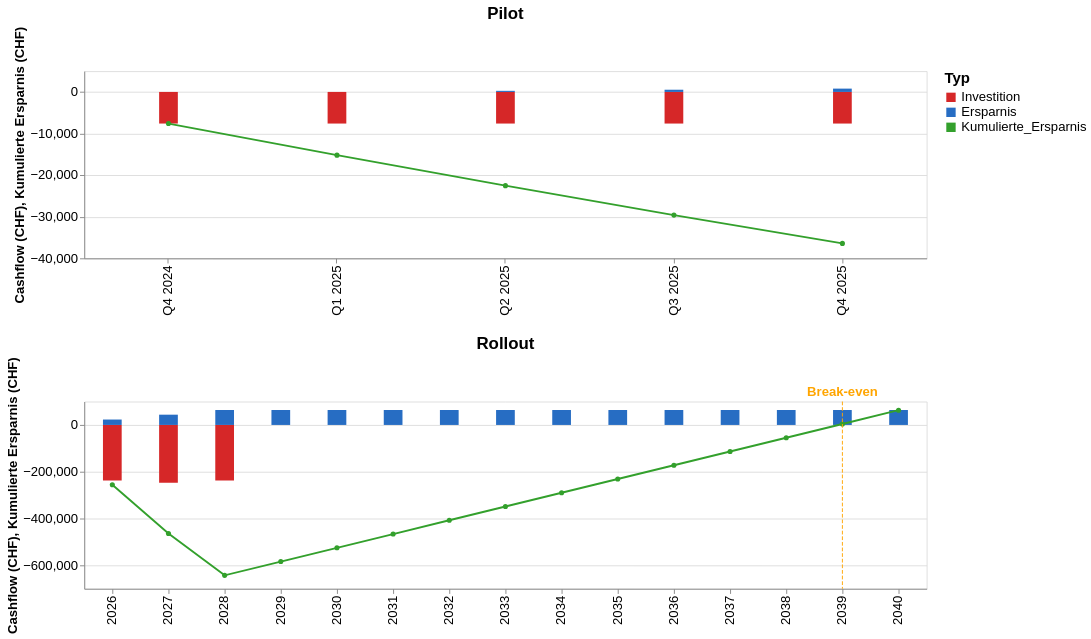

Notebook code cell kept with this figure:
### Markdown cell above
## Visualisierung

### Code cell
import pandas as pd
import altair as alt

# ———————————————————————————————————————————
# Konfigurierbare Formatparameter (minimalinvasiv)
# ———————————————————————————————————————————
TITLE_FONT_SIZE        = 18
AXIS_TITLE_FONT_SIZE   = 14
AXIS_LABEL_FONT_SIZE   = 14
LEGEND_TITLE_FONT_SIZE = 16
LEGEND_LABEL_FONT_SIZE = 14
BREAKEVEN_LABEL_FONT_SIZE = 14
EXPORT_SCALE_FACTOR    = 2   # für ca. 150 DPI beim Export

# ———————————————————————————————————————————
# 1) Ausgangsdaten: df_gesamt muss enthalten:
#    'Phase','Periode','Investition','Ersparnis','Kumulierte_Ersparnis'
# ———————————————————————————————————————————

# quartale_pilot = ["Pilot Q1","Pilot Q2","Pilot Q3","Pilot Q4","Pilot Q5"]
jahre_rollout  = [p for p in df_gesamt["Periode"] if p.startswith("20")]
perioden_order = quartale_pilot + jahre_rollout

df_gesamt["Periode"] = pd.Categorical(
    df_gesamt["Periode"],
    categories=perioden_order,
    ordered=True
)

df_long = df_gesamt.melt(
    id_vars=["Phase","Periode"],
    value_vars=["Investition","Ersparnis"],
    var_name="Typ", value_name="Betrag"
)
df_long["Plot"] = df_long.apply(
    lambda r: -r.Betrag if r.Typ=="Investition" else r.Betrag,
    axis=1
)

color_scale = alt.Scale(
    domain=["Investition","Ersparnis","Kumulierte_Ersparnis"],
    range=["#D62728","#276DC3","#33A02C"]
)

def phase_chart(phase_name):
    sub_long = df_long[df_long["Phase"]==phase_name]
    sub_df   = df_gesamt[df_gesamt["Phase"]==phase_name]

    bars = alt.Chart(sub_long).mark_bar(size=20).encode(
        x=alt.X("Periode:N", sort=perioden_order, title=None),
        y=alt.Y("Plot:Q", title="Cashflow (CHF)"),
        y2=alt.value(0),
        color=alt.Color("Typ:N", scale=color_scale, title="Typ")
    )

    line = alt.Chart(sub_df).mark_line(point=True).encode(
        x=alt.X("Periode:N", sort=perioden_order),
        y=alt.Y("Kumulierte_Ersparnis:Q", title="Kumulierte Ersparnis (CHF)"),
        color=alt.Color(value="#33A02C")
    )

    elems = [bars, line]
    if phase_name=="Rollout":
        idx_be = (sub_df["Kumulierte_Ersparnis"] >= 0).idxmax()
        be_per = sub_df.loc[idx_be, "Periode"]
        vline = alt.Chart(pd.DataFrame({"Periode":[be_per]})).mark_rule(
            color="orange", strokeDash=[4,2]
        ).encode(x=alt.X("Periode:N", sort=perioden_order))
        vtext = alt.Chart(pd.DataFrame({"Periode":[be_per]})).mark_text(
            text="Break-even", color="orange", dy=-10, fontWeight="bold", fontSize=BREAKEVEN_LABEL_FONT_SIZE
        ).encode(
            x=alt.X("Periode:N", sort=perioden_order),
            y=alt.value(0)
        )
        elems += [vline, vtext]

    return alt.layer(*elems).properties(
        width=900, height=200, title=phase_name
    )

# 2 Charts erzeugen
chart_pilot   = phase_chart("Pilot")
chart_rollout = phase_chart("Rollout")

# 3 Vertical Concat mit unabhängigen Y-Achsen und formatierte Achsen/Titel
final = alt.vconcat(
    chart_pilot,
    chart_rollout
).resolve_scale(y="independent") \
 .configure_title(fontSize=TITLE_FONT_SIZE, anchor='middle') \
 .configure_axis(titleFontSize=AXIS_TITLE_FONT_SIZE, labelFontSize=AXIS_LABEL_FONT_SIZE) \
 .configure_legend(titleFontSize=LEGEND_TITLE_FONT_SIZE, labelFontSize=LEGEND_LABEL_FONT_SIZE)

# Darstellung
final.display()

# Zum Export als PNG mit ~150 DPI:
# final.save('chart.png', scale=EXPORT_SCALE_FACTOR)

### Figure 1 — Vega-Lite specification as saved in the notebook (floating-point values rounded to 4 significant figures)
{"config": {"view": {"continuousWidth": 300, "continuousHeight": 300}, "axis": {"labelFontSize": 14, "titleFontSize": 14}, "legend": {"labelFontSize": 14, "titleFontSize": 16}, "title": {"anchor": "middle", "fontSize": 18}}, "vconcat": [{"layer": [{"data": {"name": "data-661b2145c5b3f4409b2c8ad9de2f602f"}, "mark": {"type": "bar", "size": 20}, "encoding": {"color": {"field": "Typ", "scale": {"domain": ["Investition", "Ersparnis", "Kumulierte_Ersparnis"], "range": ["#D62728", "#276DC3", "#33A02C"]}, "title": "Typ", "type": "nominal"}, "x": {"field": "Periode", "sort": ["Q4 2024", "Q1 2025", "Q2 2025", "Q3 2025", "Q4 2025", "2026", "2027", "2028", "2029", "2030", "2031", "2032", "2033", "2034", "2035", "2036", "2037", "2038", "2039", "2040"], "title": null, "type": "nominal"}, "y": {"field": "Plot", "title": "Cashflow (CHF)", "type": "quantitative"}, "y2": {"value": 0}}}, {"data": {"name": "data-b818234ccb02f4aa3da99835d9de5769"}, "mark": {"type": "line", "point": true}, "encoding": {"color": {"value": "#33A02C"}, "x": {"field": "Periode", "sort": ["Q4 2024", "Q1 2025", "Q2 2025", "Q3 2025", "Q4 2025", "2026", "2027", "2028", "2029", "2030", "2031", "2032", "2033", "2034", "2035", "2036", "2037", "2038", "2039", "2040"], "type": "nominal"}, "y": {"field": "Kumulierte_Ersparnis", "title": "Kumulierte Ersparnis (CHF)", "type": "quantitative"}}}], "height": 200, "title": "Pilot", "width": 900}, {"layer": [{"data": {"name": "data-d53ff002653594d92492abe92c47dc3b"}, "mark": {"type": "bar", "size": 20}, "encoding": {"color": {"field": "Typ", "scale": {"domain": ["Investition", "Ersparnis", "Kumulierte_Ersparnis"], "range": ["#D62728", "#276DC3", "#33A02C"]}, "title": "Typ", "type": "nominal"}, "x": {"field": "Periode", "sort": ["Q4 2024", "Q1 2025", "Q2 2025", "Q3 2025", "Q4 2025", "2026", "2027", "2028", "2029", "2030", "2031", "2032", "2033", "2034", "2035", "2036", "2037", "2038", "2039", "2040"], "title": null, "type": "nominal"}, "y": {"field": "Plot", "title": "Cashflow (CHF)", "type": "quantitative"}, "y2": {"value": 0}}}, {"data": {"name": "data-889af91367b04cc822acd31712d1fe5b"}, "mark": {"type": "line", "point": true}, "encoding": {"color": {"value": "#33A02C"}, "x": {"field": "Periode", "sort": ["Q4 2024", "Q1 2025", "Q2 2025", "Q3 2025", "Q4 2025", "2026", "2027", "2028", "2029", "2030", "2031", "2032", "2033", "2034", "2035", "2036", "2037", "2038", "2039", "2040"], "type": "nominal"}, "y": {"field": "Kumulierte_Ersparnis", "title": "Kumulierte Ersparnis (CHF)", "type": "quantitative"}}}, {"data": {"name": "data-c0e62c824899a60c12cea055ed17d850"}, "mark": {"type": "rule", "color": "orange", "strokeDash": [4, 2]}, "encoding": {"x": {"field": "Periode", "sort": ["Q4 2024", "Q1 2025", "Q2 2025", "Q3 2025", "Q4 2025", "2026", "2027", "2028", "2029", "2030", "2031", "2032", "2033", "2034", "2035", "2036", "2037", "2038", "2039", "2040"], "type": "nominal"}}}, {"data": {"name": "data-c0e62c824899a60c12cea055ed17d850"}, "mark": {"type": "text", "color": "orange", "dy": -10, "fontSize": 14, "fontWeight": "bold", "text": "Break-even"}, "encoding": {"x": {"field": "Periode", "sort": ["Q4 2024", "Q1 2025", "Q2 2025", "Q3 2025", "Q4 2025", "2026", "2027", "2028", "2029", "2030", "2031", "2032", "2033", "2034", "2035", "2036", "2037", "2038", "2039", "2040"], "type": "nominal"}, "y": {"value": 0}}}], "height": 200, "title": "Rollout", "width": 900}], "resolve": {"scale": {"y": "independent"}}, "$schema": "https://vega.github.io/schema/vega-lite/v5.20.1.json", "datasets": {"data-661b2145c5b3f4409b2c8ad9de2f602f": [{"Phase": "Pilot", "Periode": "Q4 2024", "Typ": "Investition", "Betrag": 7600.0, "Plot": -7600.0}, {"Phase": "Pilot", "Periode": "Q1 2025", "Typ": "Investition", "Betrag": 7600.0, "Plot": -7600.0}, {"Phase": "Pilot", "Periode": "Q2 2025", "Typ": "Investition", "Betrag": 7600.0, "Plot": -7600.0}, {"Phase": "Pilot", "Periode": "Q3 2025", "Typ": "Investition", "Betrag": 7600.0, "Plot": -7600.0}, {"Phase": "Pilot", "Periode": "Q4 2025", "Typ": "Investition", "Betrag": 7600.0, "Plot": -7600.0}, {"Phase": "Pilot", "Periode": "Q4 2024", "Typ": "Ersparnis", "Betrag": 0.0, "Plot": 0.0}, {"Phase": "Pilot", "Periode": "Q1 2025", "Typ": "Ersparnis", "Betrag": 0.0, "Plot": 0.0}, {"Phase": "Pilot", "Periode": "Q2 2025", "Typ": "Ersparnis", "Betrag": 265.8, "Plot": 265.8}, {"Phase": "Pilot", "Periode": "Q3 2025", "Typ": "Ersparnis", "Betrag": 531.6, "Plot": 531.6}, {"Phase": "Pilot", "Periode": "Q4 2025", "Typ": "Ersparnis", "Betrag": 797.5, "Plot": 797.5}], "data-b818234ccb02f4aa3da99835d9de5769": [{"Phase": "Pilot", "Periode": "Q4 2024", "Investition": 7600.0, "Ersparnis": 0.0, "Kumulierte_Ersparnis": -7600.0}, {"Phase": "Pilot", "Periode": "Q1 2025", "Investition": 7600.0, "Ersparnis": 0.0, "Kumulierte_Ersparnis": -15200.0}, {"Phase": "Pilot", "Periode": "Q2 2025", "Investition": 7600.0, "Ersparnis": 265.8, "Kumulierte_Ersparnis": -22530.0}, {"Phase": "Pilot", "Periode": "Q3 2025", "Investition": 7600.0, "Ersparnis": 531.6, "Kumulierte_Ersparnis": -29600.0}, {"Phase": "Pilot", "Periode": "Q4 2025", "Investition": 7600.0, "Ersparnis": 797.5, "Kumulierte_Ersparnis": -36410.0}], "data-d53ff002653594d92492abe92c47dc3b": [{"Phase": "Rollout", "Periode": "2026", "Typ": "Investition", "Betrag": 237500.0, "Plot": -237500.0}, {"Phase": "Rollout", "Periode": "2027", "Typ": "Investition", "Betrag": 247000.0, "Plot": -247000.0}, {"Phase": "Rollout", "Periode": "2028", "Typ": "Investition", "Betrag": 237500.0, "Plot": -237500.0}, {"Phase": "Rollout", "Periode": "2029", "Typ": "Investition", "Betrag": 0.0, "Plot": -0.0}, {"Phase": "Rollout", "Periode": "2030", "Typ": "Investition", "Betrag": 0.0, "Plot": -0.0}, {"Phase": "Rollout", "Periode": "2031", "Typ": "Investition", "Betrag": 0.0, "Plot": -0.0}, {"Phase": "Rollout", "Periode": "2032", "Typ": "Investition", "Betrag": 0.0, "Plot": -0.0}, {"Phase": "Rollout", "Periode": "2033", "Typ": "Investition", "Betrag": 0.0, "Plot": -0.0}, {"Phase": "Rollout", "Periode": "2034", "Typ": "Investition", "Betrag": 0.0, "Plot": -0.0}, {"Phase": "Rollout", "Periode": "2035", "Typ": "Investition", "Betrag": 0.0, "Plot": -0.0}, {"Phase": "Rollout", "Periode": "2036", "Typ": "Investition", "Betrag": 0.0, "Plot": -0.0}, {"Phase": "Rollout", "Periode": "2037", "Typ": "Investition", "Betrag": 0.0, "Plot": -0.0}, {"Phase": "Rollout", "Periode": "2038", "Typ": "Investition", "Betrag": 0.0, "Plot": -0.0}, {"Phase": "Rollout", "Periode": "2039", "Typ": "Investition", "Betrag": 0.0, "Plot": -0.0}, {"Phase": "Rollout", "Periode": "2040", "Typ": "Investition", "Betrag": 0.0, "Plot": -0.0}, {"Phase": "Rollout", "Periode": "2026", "Typ": "Ersparnis", "Betrag": 23130.0, "Plot": 23130.0}, {"Phase": "Rollout", "Periode": "2027", "Typ": "Ersparnis", "Betrag": 43860.0, "Plot": 43860.0}, {"Phase": "Rollout", "Periode": "2028", "Typ": "Ersparnis", "Betrag": 63800.0, "Plot": 63800.0}, {"Phase": "Rollout", "Periode": "2029", "Typ": "Ersparnis", "Betrag": 63800.0, "Plot": 63800.0}, {"Phase": "Rollout", "Periode": "2030", "Typ": "Ersparnis", "Betrag": 63800.0, "Plot": 63800.0}, {"Phase": "Rollout", "Periode": "2031", "Typ": "Ersparnis", "Betrag": 63800.0, "Plot": 63800.0}, {"Phase": "Rollout", "Periode": "2032", "Typ": "Ersparnis", "Betrag": 63800.0, "Plot": 63800.0}, {"Phase": "Rollout", "Periode": "2033", "Typ": "Ersparnis", "Betrag": 63800.0, "Plot": 63800.0}, {"Phase": "Rollout", "Periode": "2034", "Typ": "Ersparnis", "Betrag": 63800.0, "Plot": 63800.0}, {"Phase": "Rollout", "Periode": "2035", "Typ": "Ersparnis", "Betrag": 63800.0, "Plot": 63800.0}, {"Phase": "Rollout", "Periode": "2036", "Typ": "Ersparnis", "Betrag": 63800.0, "Plot": 63800.0}, {"Phase": "Rollout", "Periode": "2037", "Typ": "Ersparnis", "Betrag": 63800.0, "Plot": 63800.0}, {"Phase": "Rollout", "Periode": "2038", "Typ": "Ersparnis", "Betrag": 63800.0, "Plot": 63800.0}, {"Phase": "Rollout", "Periode": "2039", "Typ": "Ersparnis", "Betrag": 63800.0, "Plot": 63800.0}, {"Phase": "Rollout", "Periode": "2040", "Typ": "Ersparnis", "Betrag": 63800.0, "Plot": 63800.0}], "data-889af91367b04cc822acd31712d1fe5b": [{"Phase": "Rollout", "Periode": "2026", "Investition": 237500.0, "Ersparnis": 23130.0, "Kumulierte_Ersparnis": -255800.0}, {"Phase": "Rollout", "Periode": "2027", "Investition": 247000.0, "Ersparnis": 43860.0, "Kumulierte_Ersparnis": -463900.0}, {"Phase": "Rollout", "Periode": "2028", "Investition": 237500.0, "Ersparnis": 63800.0, "Kumulierte_Ersparnis": -642600.0}, {"Phase": "Rollout", "Periode": "2029", "Investition": 0.0, "Ersparnis": 63800.0, "Kumulierte_Ersparnis": -583800.0}, {"Phase": "Rollout", "Periode": "2030", "Investition": 0.0, "Ersparnis": 63800.0, "Kumulierte_Ersparnis": -525000.0}, {"Phase": "Rollout", "Periode": "2031", "Investition": 0.0, "Ersparnis": 63800.0, "Kumulierte_Ersparnis": -466200.0}, {"Phase": "Rollout", "Periode": "2032", "Investition": 0.0, "Ersparnis": 63800.0, "Kumulierte_Ersparnis": -407400.0}, {"Phase": "Rollout", "Periode": "2033", "Investition": 0.0, "Ersparnis": 63800.0, "Kumulierte_Ersparnis": -348600.0}, {"Phase": "Rollout", "Periode": "2034", "Investition": 0.0, "Ersparnis": 63800.0, "Kumulierte_Ersparnis": -289800.0}, {"Phase": "Rollout", "Periode": "2035", "Investition": 0.0, "Ersparnis": 63800.0, "Kumulierte_Ersparnis": -231000.0}, {"Phase": "Rollout", "Periode": "2036", "Investition": 0.0, "Ersparnis": 63800.0, "Kumulierte_Ersparnis": -172200.0}, {"Phase": "Rollout", "Periode": "2037", "Investition": 0.0, "Ersparnis": 63800.0, "Kumulierte_Ersparnis": -113400.0}, {"Phase": "Rollout", "Periode": "2038", "Investition": 0.0, "Ersparnis": 63800.0, "Kumulierte_Ersparnis": -54640.0}, {"Phase": "Rollout", "Periode": "2039", "Investition": 0.0, "Ersparnis": 63800.0, "Kumulierte_Ersparnis": 4156.0}, {"Phase": "Rollout", "Periode": "2040", "Investition": 0.0, "Ersparnis": 63800.0, "Kumulierte_Ersparnis": 62950.0}], "data-c0e62c824899a60c12cea055ed17d850": [{"Periode": "2039"}]}}
